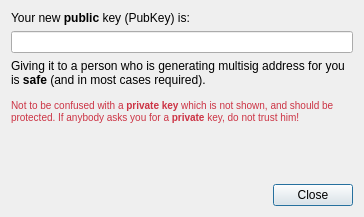
<?xml version="1.0" encoding="UTF-8"?>
<ui version="4.0">
 <class>NewPubKeyDialog</class>
 <widget class="QDialog" name="NewPubKeyDialog">
  <property name="geometry">
   <rect>
    <x>0</x>
    <y>0</y>
    <width>364</width>
    <height>217</height>
   </rect>
  </property>
  <property name="sizePolicy">
   <sizepolicy hsizetype="Preferred" vsizetype="Expanding">
    <horstretch>0</horstretch>
    <verstretch>0</verstretch>
   </sizepolicy>
  </property>
  <property name="windowTitle">
   <string>New PubKey</string>
  </property>
  <layout class="QVBoxLayout" name="verticalLayout">
   <property name="sizeConstraint">
    <enum>QLayout::SetMinimumSize</enum>
   </property>
   <item>
    <widget class="QLabel" name="label">
     <property name="sizePolicy">
      <sizepolicy hsizetype="Preferred" vsizetype="Minimum">
       <horstretch>0</horstretch>
       <verstretch>0</verstretch>
      </sizepolicy>
     </property>
     <property name="text">
      <string>Your new &lt;b&gt;public&lt;/b&gt; key (PubKey) is:</string>
     </property>
    </widget>
   </item>
   <item>
    <widget class="QLineEdit" name="lineEdit">
     <property name="readOnly">
      <bool>true</bool>
     </property>
    </widget>
   </item>
   <item>
    <widget class="QLabel" name="label_2">
     <property name="sizePolicy">
      <sizepolicy hsizetype="Preferred" vsizetype="Expanding">
       <horstretch>0</horstretch>
       <verstretch>0</verstretch>
      </sizepolicy>
     </property>
     <property name="text">
      <string>&lt;p&gt;Giving it to a person who is generating multisig address for you is &lt;b&gt;safe&lt;/b&gt; (and in most cases required).&lt;/p&gt;&lt;p style=&quot;color:#c34&quot;&gt;&lt;small&gt;Not to be confused with a &lt;b&gt;private key&lt;/b&gt; which is not shown, and should be protected. If anybody asks you for a &lt;b&gt;private&lt;/b&gt; key, do not trust him!&lt;/small&gt;&lt;/p&gt;</string>
     </property>
     <property name="textFormat">
      <enum>Qt::RichText</enum>
     </property>
     <property name="alignment">
      <set>Qt::AlignLeading|Qt::AlignLeft|Qt::AlignTop</set>
     </property>
     <property name="wordWrap">
      <bool>true</bool>
     </property>
    </widget>
   </item>
   <item>
    <widget class="QDialogButtonBox" name="buttonBox">
     <property name="orientation">
      <enum>Qt::Horizontal</enum>
     </property>
     <property name="standardButtons">
      <set>QDialogButtonBox::Close</set>
     </property>
    </widget>
   </item>
  </layout>
 </widget>
 <resources/>
 <connections>
  <connection>
   <sender>buttonBox</sender>
   <signal>rejected()</signal>
   <receiver>NewPubKeyDialog</receiver>
   <slot>reject()</slot>
   <hints>
    <hint type="sourcelabel">
     <x>316</x>
     <y>260</y>
    </hint>
    <hint type="destinationlabel">
     <x>286</x>
     <y>274</y>
    </hint>
   </hints>
  </connection>
 </connections>
</ui>
